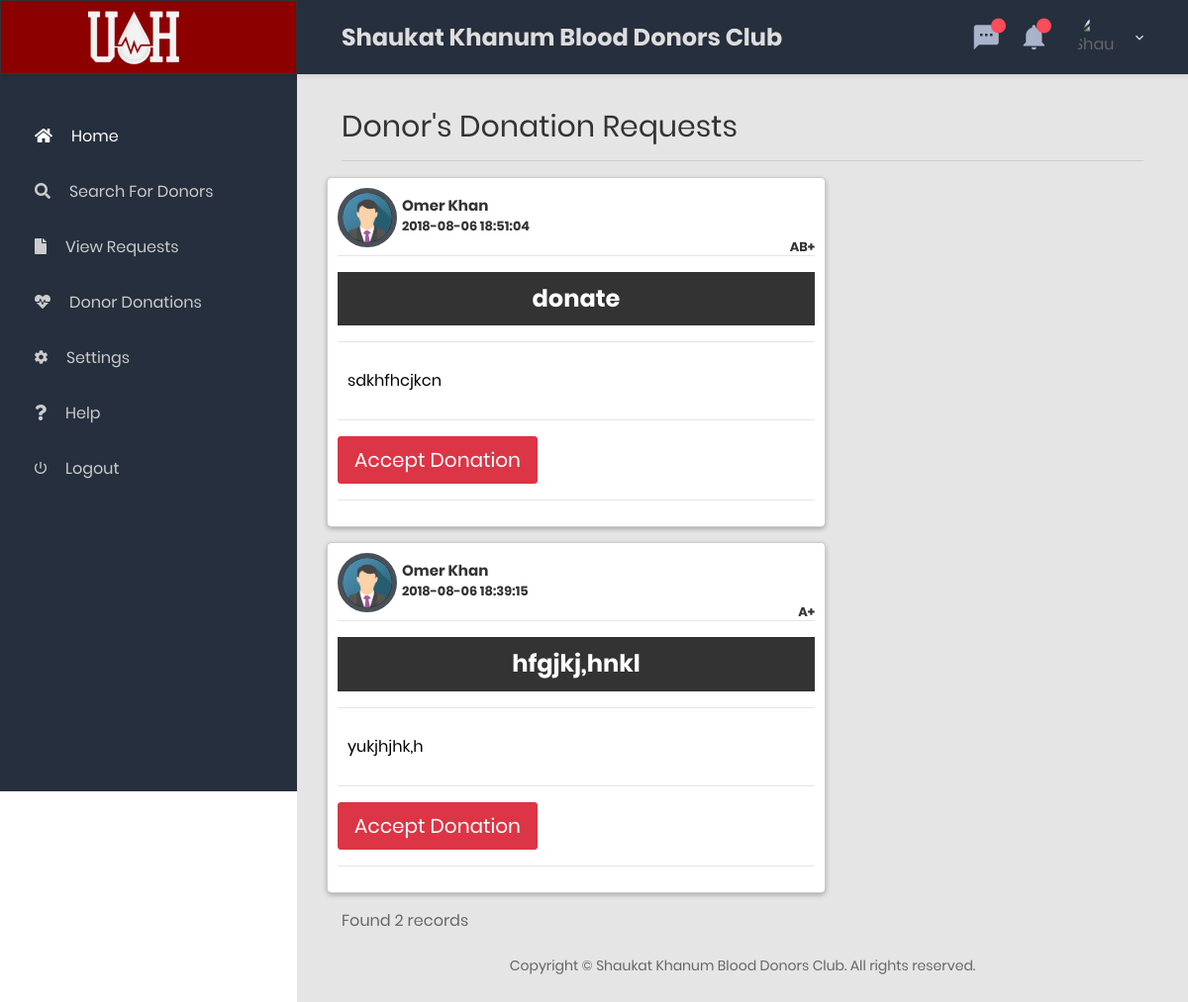
The app's page /donor_donation.php (signed in) with its own data.
### tables this page shows
CREATE TABLE `request` (
  `id` int(11) NOT NULL,
  `email` varchar(30) NOT NULL,
  `title` varchar(50) NOT NULL,
  `body` text NOT NULL,
  `date` datetime NOT NULL DEFAULT current_timestamp(),
  `bldgroup` varchar(10) DEFAULT NULL,
  `status` int(11) NOT NULL DEFAULT 0,
  `role` int(11) NOT NULL DEFAULT 0
);

CREATE TABLE `register` (
  `id` int(11) NOT NULL,
  `fname` varchar(30) NOT NULL,
  `lname` varchar(30) NOT NULL,
  `gender` varchar(10) NOT NULL,
  `bloodgroup` varchar(5) NOT NULL,
  `email` varchar(35) NOT NULL,
  `mobile` varchar(20) NOT NULL,
  `password` varchar(30) NOT NULL,
  `rdate` datetime DEFAULT current_timestamp(),
  `pic` varchar(80) DEFAULT NULL,
  `online` int(11) NOT NULL DEFAULT 0,
  `typing` int(11) NOT NULL DEFAULT 0,
  `last_donated` date DEFAULT NULL
);

### donor_donation.php (the view, shortened to what this page needs)
<?php include('headfile.php'); ?>
            <div class="main-content">
                <div class="section__content section__content--p30">
                    <div class="container-fluid">
                        <div class="row">
                            <div class="col-md-12">
                                <div class="overview-wrap">
                                    <h2 class="title-1">Donor's Donation Requests</h2>
                                </div>
                                <hr>
                            </div>
                        </div>
    <?php
      $q ='SELECT request.id,request.email,request.date,request.title,request.bldgroup,request.body,register.fname,register.lname,register.gender FROM request,register where request.email=register.email AND request.email != "'.$_SESSION['email'].'" AND status=3 AND role=1 ORDER BY date DESC ';
      $result= $conn->query($q);
      if($result->num_rows >0)
      {
        while ($row =$result->fetch_assoc()){
          echo '
                <div class="row">
                    <div class="post" >
                        <div class="post-head">
                          <span class="post-img"><img src="';
                          if($row['gender']=='male')
                            {
                              echo "images/male.png";
                            }
                            else{
                              echo "images/female.png";
                            }
                          echo '" class="circle" alt="">
                          </span>
                          <span class="post-n">
                            <span class="post-name"><h5>'.$row["fname"].' '.$row["lname"].'</h5></span>
                            <span class="post-date"><h6>'.$row["date"].'</h6></span>
                          </span>
                          <span style="float:right">
                                <h6>'.$row['bldgroup'].'</h6>
                          </span>
                          <hr>
                          <div class="post-t">
                            <span class="post-title"><h3 style="color:#fff;padding:8px">'.$row["title"].'</h3></span>
                          </div>
                        </div>
                        <hr>
                        <div class="post-body">
                              <p>'.$row["body"].' </p>
                        </div>
                        <hr>
                        <div class="post-footer">
                          <span>
                          <form action="view_post.php" method="POST"><input type="text" name="e_id" hidden value="'.$row['id'].'"><input type="submit" class="btn btn-lg btn-danger request_clicked" id="'.$row['id'].'"  value="Accept Donation"></form></span>
                        </div>
                        <hr>
                    </div>
                </div>
                  ';
        }
        echo "<div>Found ".$result->num_rows." records</div>";
      }
      else{
        echo '<div>no record found !!!</div>';
      }
   ?>
                        <div class="row">
                            <div class="col-md-12">
                                <div class="copyright">
                                    <p>Copyright © Shaukat Khanum Blood Donors Club. All rights reserved.</p>
                                </div>
                            </div>
                        </div>
                    </div>
                </div>
            </div>
        </div>
    </div>
</body>
</html>

### css/style.css (style rules this page uses)
* { padding: 0px; margin:0px; }
.post { border-radius: 5px; border: 1px solid rgba(0,0,0,0.2); width:60%; background: rgb(255,255,255); box-shadow: 0 2px 5px 0 rgba(0,0,0,.26); padding: 10px; margin-bottom: 15px; }
.post-img { padding:0px; margin-right:5px; float: left; }
.post-name { display: inline-block; margin-top: 0px; }
.post-t { background-color: #333; padding: 5px; }
.post-title { text-align: center; color: #fff; }
.post-n { margin-left:10px; padding: 5px; display: block; }
.post-date { padding-left:5px; display: block; }
.post p { padding:10px; color: #000; }
.post h6 { font-size: 13px; }
.circle { width: 60px; height: 60px; border-radius: 50%; border:5px solid #495057; font-size: 20px; color: #fff; line-height: 200px; text-align: center; display: inline-block; margin:0px; background: #000; }

### records on screen
request: register.fname "Omer", register.lname "Khan", date "2018-08-06 18:51:04", bldgroup "AB+", title "donate", body "sdkhfhcjkcn"
request: register.fname "Omer", register.lname "Khan", date "2018-08-06 18:39:15", bldgroup "A+", title "hfgjkj,hnkl", body "yukjhjhk,h"

### other values on screen
$result->num_rows "2"
